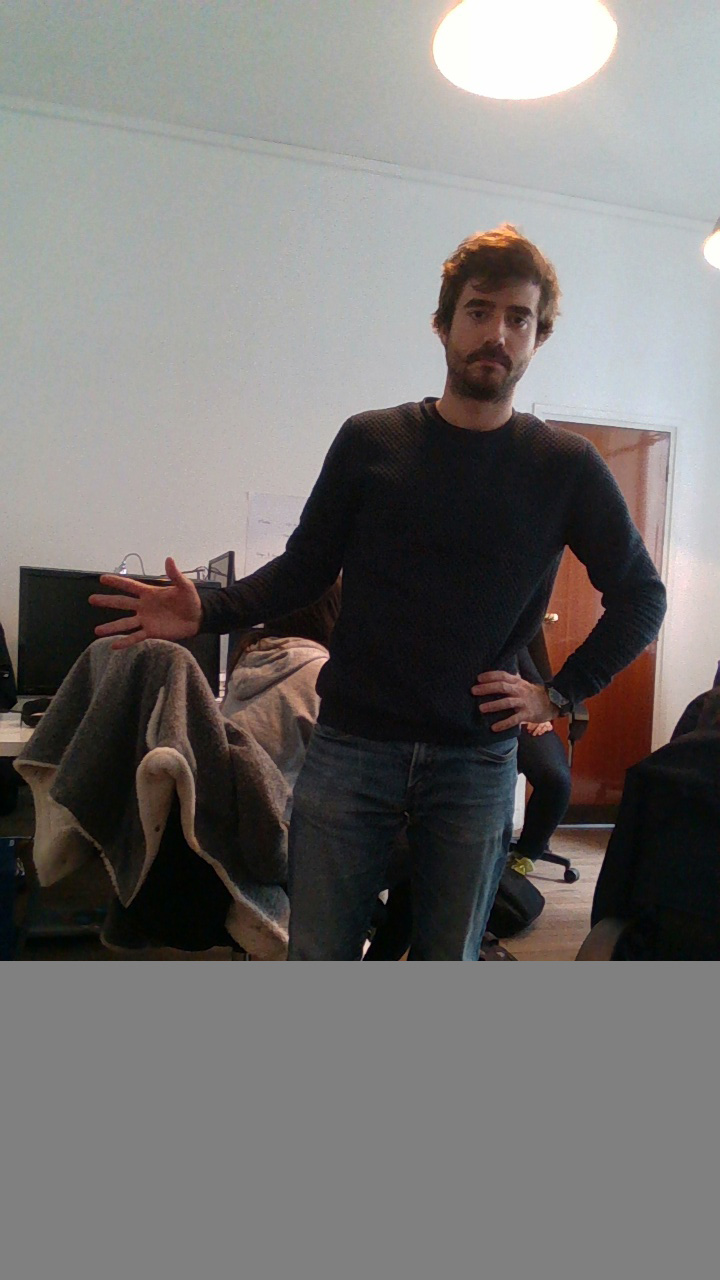
#> input picture assets/images/color_image_bonus.jpg, 720 x 1280 px
$ python main.py   (older library calls are emulated)
#> lines starting #> are read from the running program, lines starting #| are printed output that depends on the picture
### logic/util.py
"""
    Class in charge of provide some Utilitary functions.
"""

import cv2
import numpy as np

class Util:
    WHITE = (255,255,255)
    NAME_WINDOW = 'IMG_SHOW'
    def __init__(self):
        pass

    def readImage(self, path, tt=1):
        """
            Read an image given a path
            tt, mean if you want to read in {color, black}
        """
#> called with path = 'assets/images/color_image_bonus.jpg', tt = 1
        return cv2.imread( path, tt)
#> returned value is the input picture: shape (1280, 720, 3); mean B, G, R 113.8, 115.3, 117.9

    # [83 lines left out: functions showImage, togray, getHistogram, applyCanny, fillContour, removeScale and 3 more, not called in this run]

### logic/extract.py
""" Class responsible to extract the body given
    the temperature image."""
import cv2
from matplotlib import pyplot as plt
import numpy as np
from .util import Util

class ExtractorBody:

    MIN_AREA_BODY  = 150000
    SUM_RGB_WHITE  = 255 * 3
    RED_THRESH     = 50
    DEPTH_SCALE    = 0.001
    RED_IDX        = 0
    BLUE_IDX       = 1

    def __init__( self, **kwargs ):
        """
            Contructor, Build and load the objects needed to
            extract the body.
                util: Utilitary class

        """
        self.util = Util()
        self.imgReal = self.util.readImage( kwargs["pathReal"] )
        self.imgTemp = self.util.readImage( kwargs["pathTemp"] )
#> call 2 of readImage, with path = 'assets/images/depth_image_colored.jpg', tt = 1
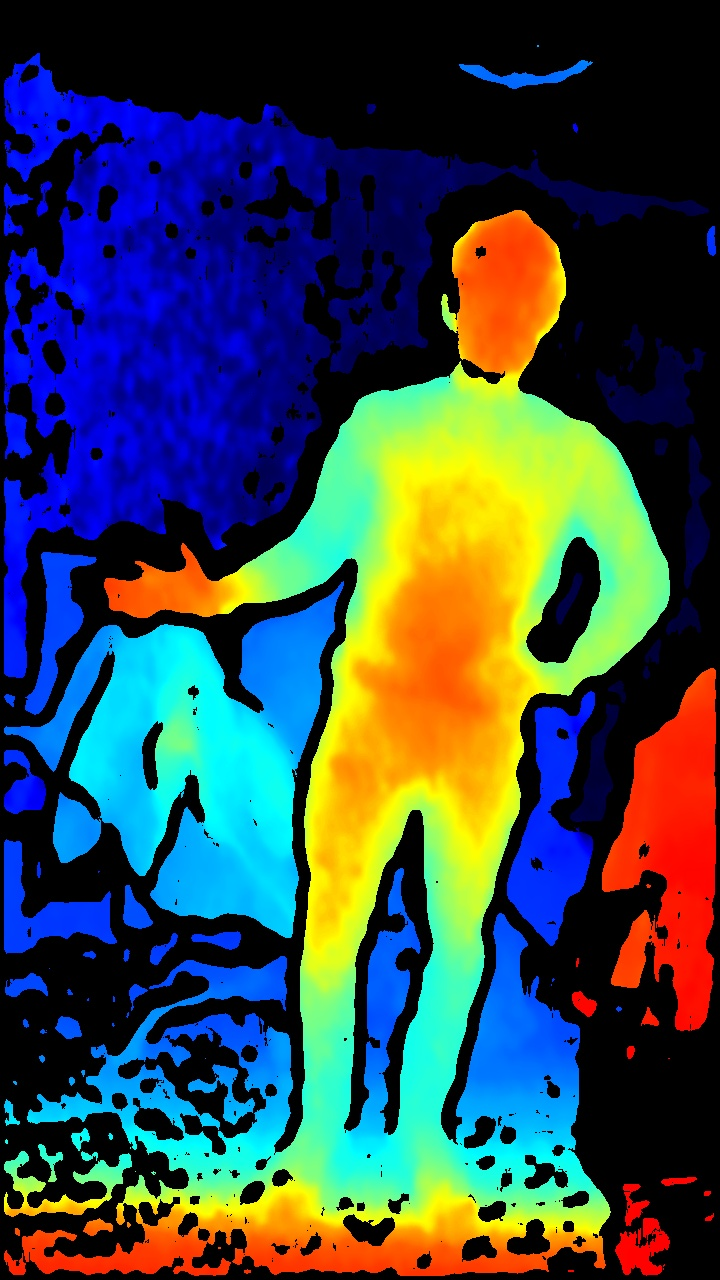
#> input picture assets/images/depth_image_colored.jpg, 720 x 1280 px
#> in readImage, returned value is the input picture: shape (1280, 720, 3); mean B, G, R 77.3, 73.6, 55.7
        self.imgDepth = self.util.readImage( kwargs["pathDepthI"] )
#> call 3 of readImage, with path = 'assets/images/depth_image.png', tt = 1
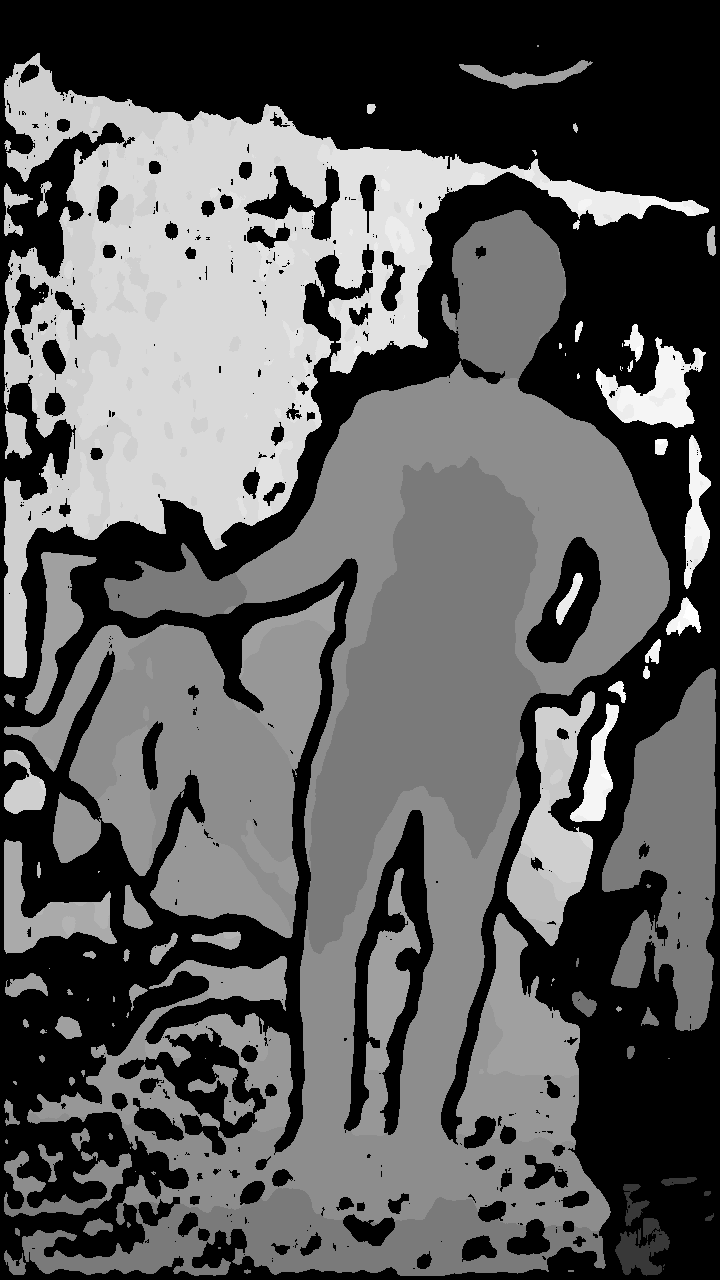
#> input picture assets/images/depth_image.png, 720 x 1280 px
#> in readImage, returned value is the input picture: shape (1280, 720, 3); min 0, max 27, mean 9.8
        self.imgTempCopy = self.imgTemp.copy()
        self.mCamera = np.load(kwargs["mCamera"])
        self.mTrans = np.load(kwargs["mTrans"])
        self.rows, self.cols, _ = self.imgReal.shape
        self.mPre = np.dot( self.mCamera, self.mTrans)

    # [84 lines left out: functions undistort, getAvgSumRedPixels, cleanValuesNotInSelectedRegion, selectValidBodies, extract, not called in this run]

### main.py
#!/usr/bin/env python3
""" This is the launcher of the application."""
from  logic.extract import *
from  logic.util import *
import numpy as np
if __name__ == "__main__":
    print("The application has started. (Ctrl+z to finish)")
    kwargs = {}
    kwargs["pathReal"] = "assets/images/color_image_bonus.jpg"
    kwargs["pathTemp"] = "assets/images/depth_image_colored.jpg"
    kwargs["pathDepthI"] = "assets/images/depth_image.png"
    kwargs["mCamera"]  = "assets/calibration/K_depth_intrinsic.npy"
    kwargs["mTrans"]   = "assets/calibration/T_color_to_depth_extrinsic.npy"

    #Create instance  in charge to extract body
    try:
        ext = ExtractorBody(**kwargs)
        bodies = ext.extract( )
    except Exception as inst:
        print(type(inst))
        print(inst)

    #Create instance  util in charge to help to sdisplay visualization
    util = Util()
#> (the run stopped early here; a loop or call above may not have finished)
